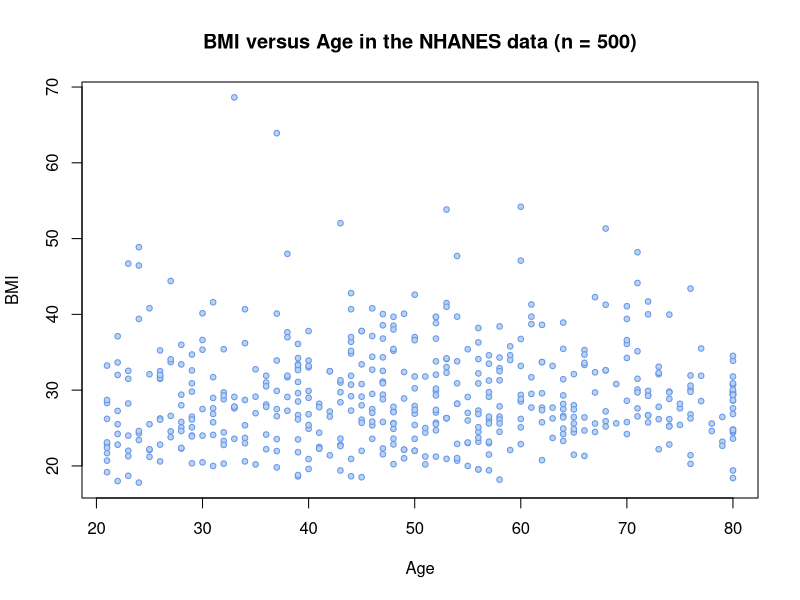
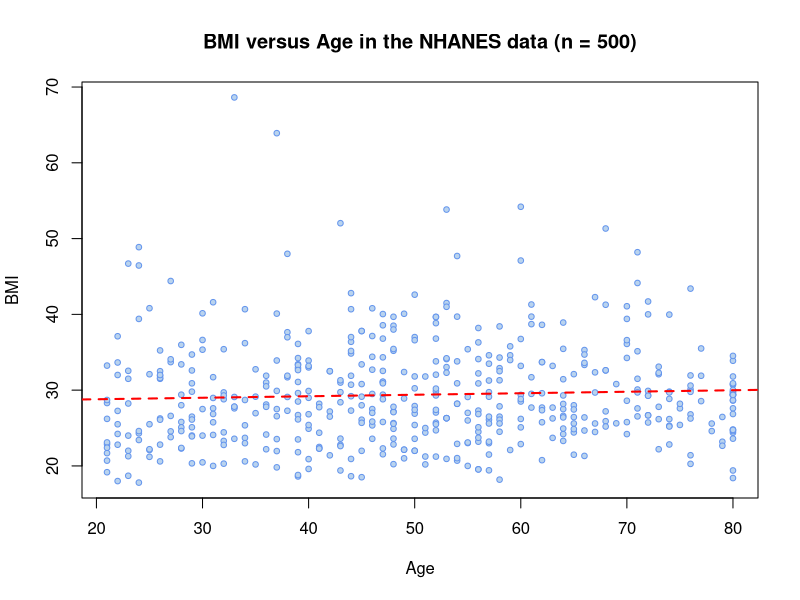
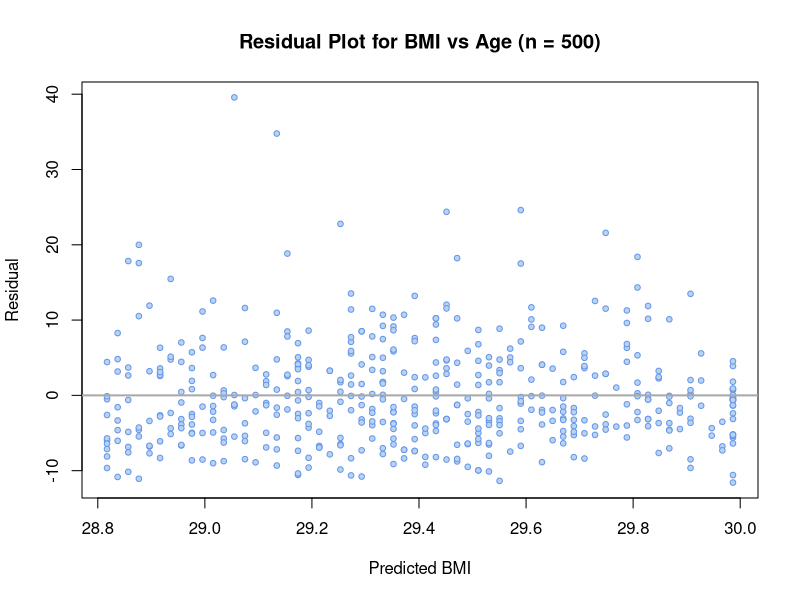
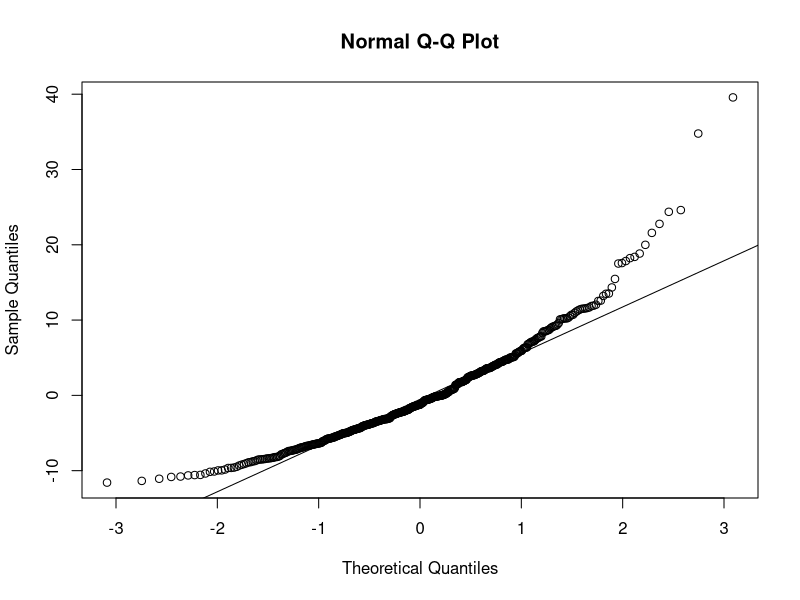

Generate these figures, in order, with R:
## ---- chunk 1
#| label: read-data

nhanes <- read.csv("nhanes_samp_adult_500.csv")
## ---- chunk 2
#| label: scatterplot
#| output-location: slide

#plot the data
plot(BMI ~ Age, 
     data = nhanes,
     main = "BMI versus Age in the NHANES data (n = 500)",
     pch = 21, 
     col = "cornflowerblue",
     bg = "slategray2",
     cex = 0.75)

#PCH: point character
#col: outline color
#bg: fill-in color
#cex: character expansion (shrinks or enlarges based on percent scale)

# there're maybe a few outliers, a fairly flat distribution, not much pattern. no relationship at all, really. seems like weak relationship. no clustering, no curve, no peak. 
# does not seem to have a strong relationship. 
## ---- chunk 3
#| label: model1

# lm: linear model

mod1 <- lm(BMI ~ Age,
           data = nhanes)

mod1


#return:
# call: what we used to fit the model
# coefficients: self-explanatory
# estimated line: BMI-hat-i (aka estimated BMI) = 28.4 + 0.02*Age-i

# relationship b/t BMI and age is v small
# we'd imagine correlation is quite small, close to 0 (think about variances and ... other thing)
## ---- chunk 4
#| label: summarize-mod1

summary(mod1)

# we get residuals (epsilon-i-hat = Y-i - Y-hat-i)
# then we get coefficient in a "coefficient table", where we get coefficient and Standard errors (SD of an estimator. so o.01825 is the sqrt of something/SSX). 
# residual SE: sigma-hat = sqrt(sigma-hat-squared)

## ---- chunk 5
#| label: scatterplot-with-line
#| output-location: slide

#plot the data (copy-pasted)
plot(BMI ~ Age, 
     data = nhanes,
     main = "BMI versus Age in the NHANES data (n = 500)",
     pch = 21, 
     col = "cornflowerblue",
     bg = "slategray2",
     cex = 0.75)

# pass the regression model object
abline(mod1, 
       col = "red",
       lty = 2,
       lwd = 2)

#lty: line type
#lwd: line width
## ---- chunk 6
#| label: centering-covariates

# Approach 1: Create a new variable
nhanes <- transform(nhanes,
                    Age_cen = Age - mean(Age))

mod2 <- lm(BMI ~ Age_cen, data = nhanes)

# Approach 2: Inline centering (I)
mod3 <- lm(BMI ~ I(Age - mean(Age)),
           data = nhanes)
## ---- chunk 7
mod1
mod2
mod3

# centered mode: you get a new intercept and same slope (the intercept is now the mean)
## ---- chunk 8
#| label: extract-residuals

mod1.resids <- residuals(mod1)
mod1.resids[1:5] # look at first 5 residuals

mod1.resids <- mod1$residuals
mod1.resids[1:5]
## ---- chunk 9
#| label: extract-pred

mod1.pred <- predict(mod1)
mod1.pred[1:5]

mod1.pred <- mod1$fitted.values
mod1.pred[1:5]
## ---- chunk 10
#| label: resid-fitted-plot
#| output-location: slide

# Y vs. X
plot(mod1.resids ~ mod1.pred,
     main = "Residual Plot for BMI vs Age (n = 500)",
     xlab = "Predicted BMI", ylab = "Residual",
     pch = 21, col = "cornflowerblue", bg = "slategray2", 
     cex = 0.75)

abline(h = 0, lwd = 2, col = "darkgray")
## ---- chunk 11
#| label: resid-fitted-plot
#| echo: false
## ---- chunk 12
#| label: qq-plot

qqnorm(mod1$residuals)
qqline(mod1$residuals) # add 45deg line

# our sample residuals on y axis range from -10 to 40. 
# our quantiles on x-axis. 
# if our residuals follow a normal distribution, they'll line up quite well w/ the theoretical quantiles. 
# so we're looking at.... how quickly does the histogram of sample residuals accumulate area to the left vs. the standard normal residuals. we're basically plotting the 2 CDFs against each other. 
## ---- chunk 13
#| label: qq-plot
#| output-location: column
